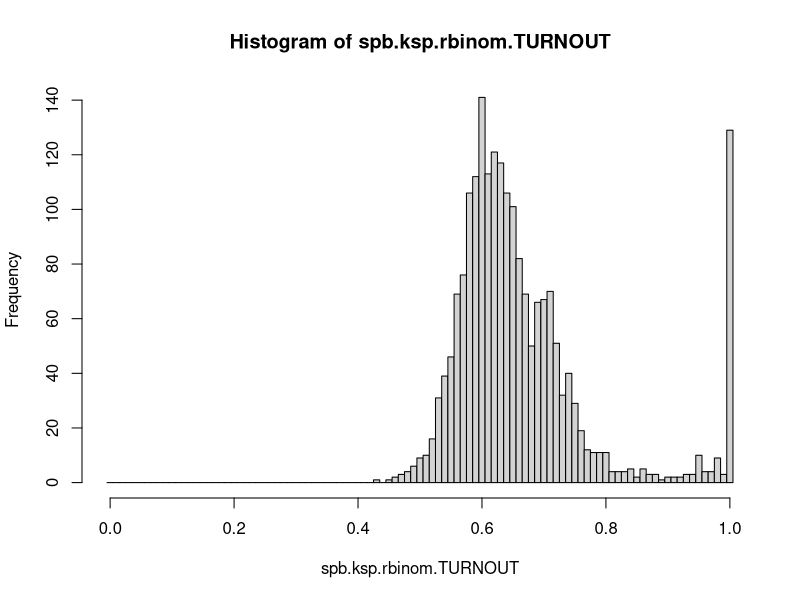
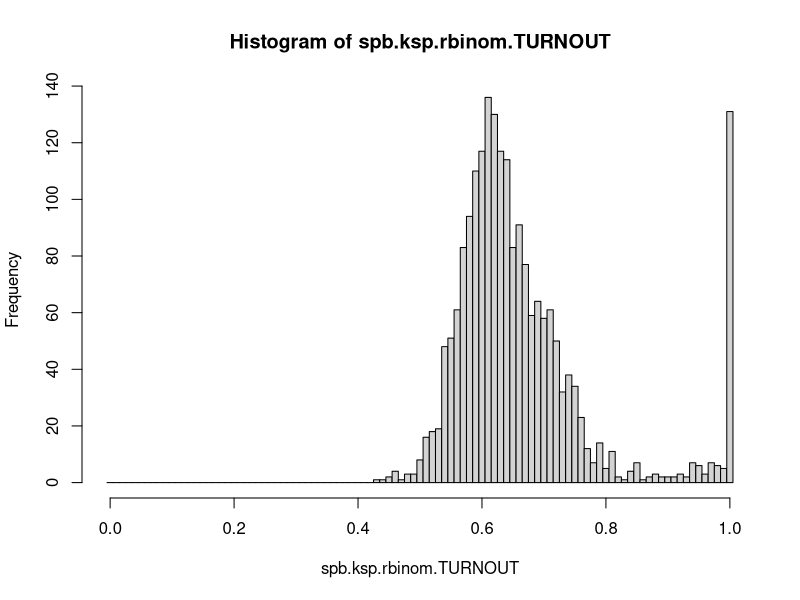
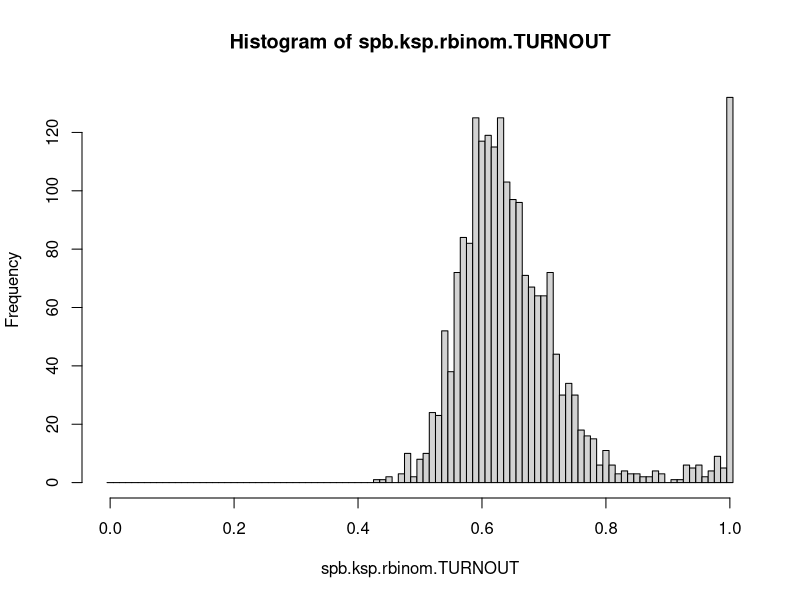
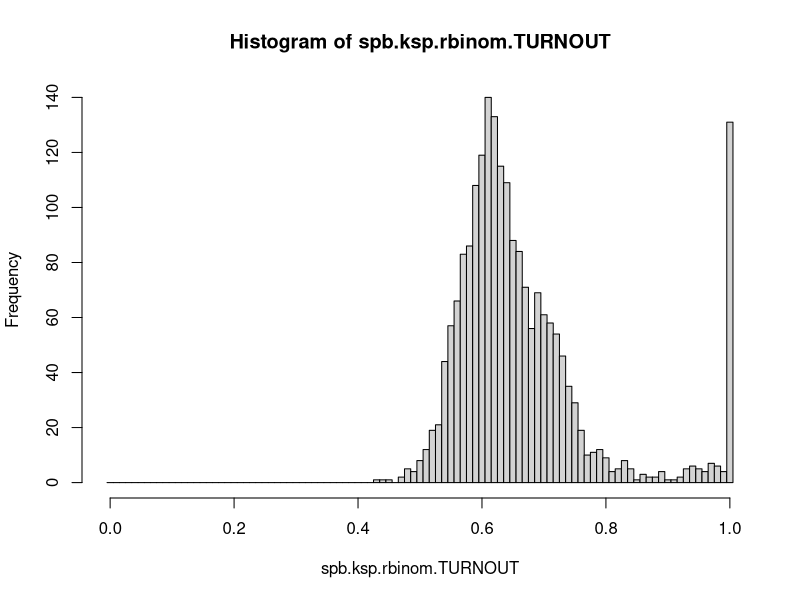
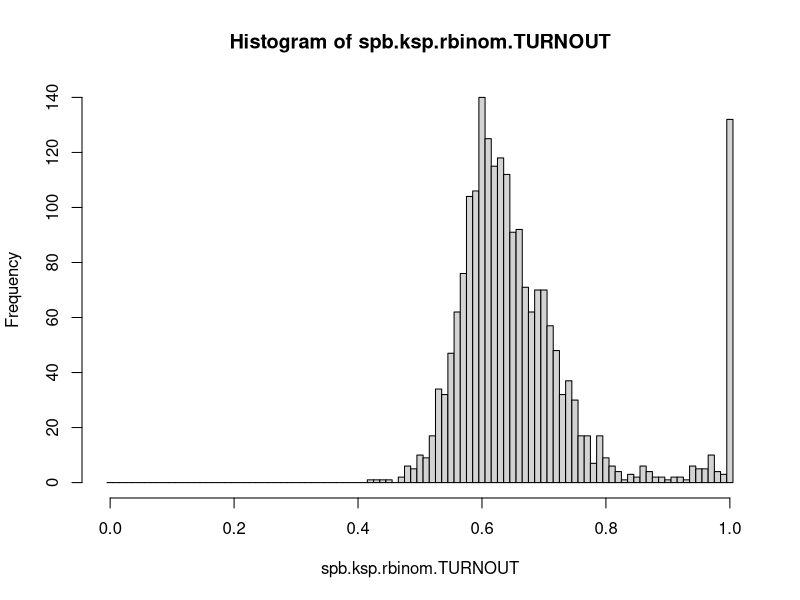
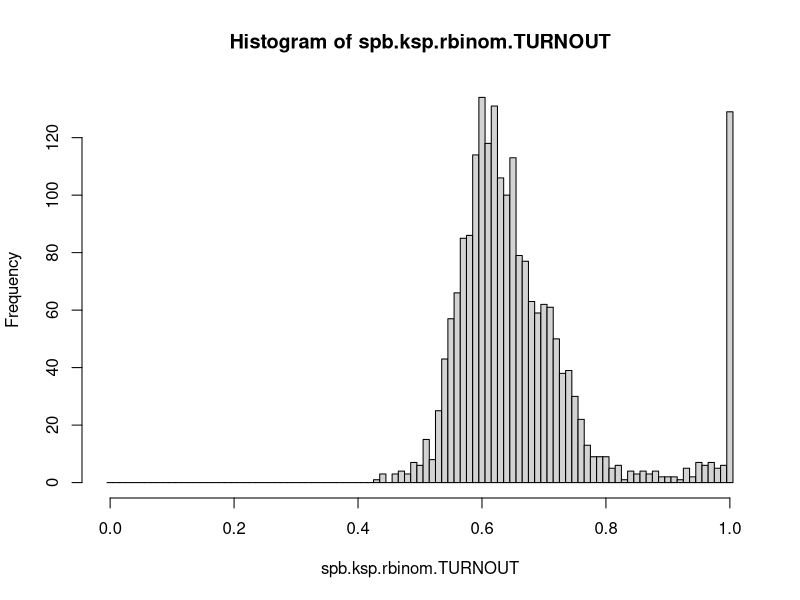
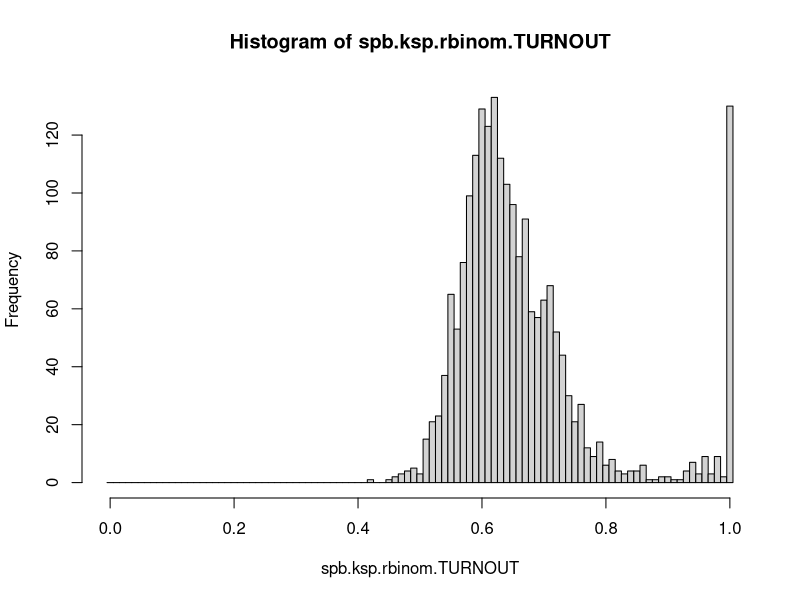
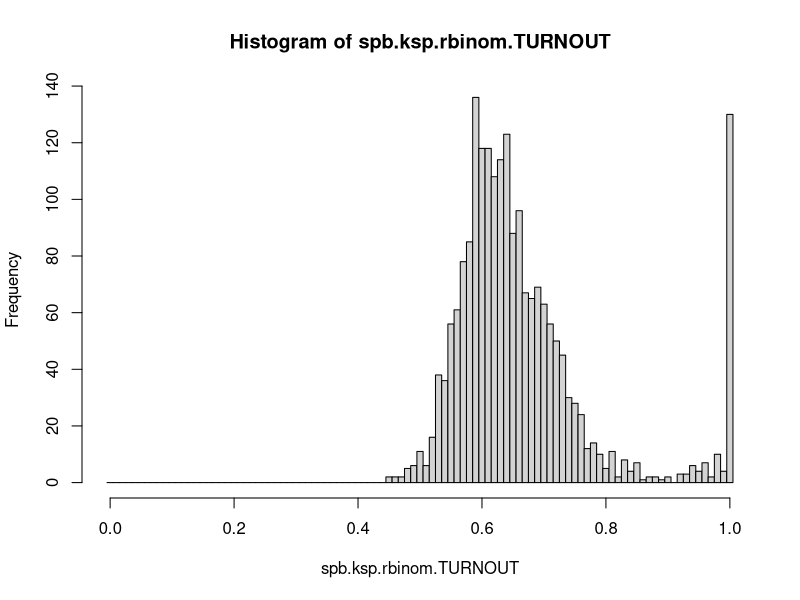

These figures' R source, in order: (Note: a time limit stopped this script after it produced the figures.)
###############################################################################
###############################################################################
# 
# Monte-Carlo simulation for St. Petersburg voters' turnout histogram
# 
###############################################################################
###############################################################################

###############################################################################
# 
# The following script is based on the methods described in 
# Dmitry Kobak, Sergey Shpilkin, and Maxim S. Pshenichnikov "Integer 
# percentages as electoral falsification fingerprints". The Annals of Applied 
# Statistics. Volume 10, Number 1 (2016), 54-73. 
# [https://arxiv.org/abs/1410.6059]
# 
# I am indebted to Sergey Shpilkin for his kind explanations and critical 
# remarks on the early versions of the script. 
# I am grateful to Boris Ovchinnikov for a stimulating discussion.
#
# Alexei Kouprianov, alexei.kouprianov@gmail.com
#
###############################################################################

###############################################################################
# Loading data
###############################################################################

spb.2018 <- read.table("spb.q.20180319.txt", h=TRUE, sep="\t")
spb.2018$VOTED <- spb.2018$BALL.INVALID + spb.2018$BALL.VALID
spb.2018$TURNOUT <- spb.2018$VOTED/spb.2018$VOTERS

###############################################################################
# Declaring objects for the loop
###############################################################################

# MK.repeats <- 100 # For preliminary testing;
# MK.repeats <- 1000 # For preliminary testing;
# DO NOT try the following line on larger datasets. 10,000 iterations on 
# the dataset for the whole Russia (97+K records) and for 0.1% bins 
# may take days to complete.
MK.repeats <- 10000 # Working repeats number;

spb.ksp.rbinom.ls <- NULL # ls of simulated polling stations;
spb.ksp.rbinom.ls <- as.list(spb.ksp.rbinom.ls)

spb.ksp.rbinom.TURNOUT <- NULL # complete vector of simulated turnouts;

spb.ksp.rbinom.TURNOUT.hist.counts.df <- NULL # df for simulated histograms' counts;
spb.ksp.rbinom.TURNOUT.hist.counts.df <- as.data.frame(spb.ksp.rbinom.TURNOUT.hist.counts.df)

j <- NULL
i <- NULL

###############################################################################
# Main simulation loop begins
###############################################################################

for (k in 1:MK.repeats) {

spb.ksp.rbinom.ls <- NULL # ls of simulated polling stations;
spb.ksp.rbinom.ls <- as.list(spb.ksp.rbinom.ls)

spb.ksp.rbinom.TURNOUT <- NULL # complete vector of simulated turnouts;

# Simulating polling stations' turnouts
j <- 1
while(j <= length(spb.2018$VOTERS)){
spb.ksp.rbinom.ls[[j]] <- rbinom(n=1, size=spb.2018$VOTERS[j], prob=spb.2018$TURNOUT[j])
j <- j + 1
}

# Gathering simulated turnouts in a vector
i <- 1
while(i <= length(spb.2018$VOTERS)){
spb.ksp.rbinom.TURNOUT <- c(spb.ksp.rbinom.TURNOUT, spb.ksp.rbinom.ls[[i]]/spb.2018$VOTERS[i])
i <- i + 1
}

# Calculating hist for simulated turnouts, bin 1% (hist plots appear in the graphics console)
spb.ksp.rbinom.TURNOUT.hist <- hist(spb.ksp.rbinom.TURNOUT, breaks=seq(-.005, 1.005, .01))

# Extracting simulated hist counts
spb.ksp.rbinom.TURNOUT.hist.counts.df <- rbind.data.frame(spb.ksp.rbinom.TURNOUT.hist.counts.df, spb.ksp.rbinom.TURNOUT.hist$counts)
}

###############################################################################
# Main simulation loop ends
###############################################################################

# Extracting summary stats for counts from all MK.repeats simulated hists into a data frame

spb.ksp.rbinom.TURNOUT.hist.counts.MEAN <- NULL
spb.ksp.rbinom.TURNOUT.hist.counts.SD <- NULL
spb.ksp.rbinom.TURNOUT.hist.counts.MEDIAN <- NULL
spb.ksp.rbinom.TURNOUT.hist.counts.Q1 <- NULL
spb.ksp.rbinom.TURNOUT.hist.counts.Q3 <- NULL
spb.ksp.rbinom.TURNOUT.hist.counts.IQR <- NULL

for (i in 1:101){
spb.ksp.rbinom.TURNOUT.hist.counts.MEAN <- c(spb.ksp.rbinom.TURNOUT.hist.counts.MEAN, mean(spb.ksp.rbinom.TURNOUT.hist.counts.df[,i]))
spb.ksp.rbinom.TURNOUT.hist.counts.SD <- c(spb.ksp.rbinom.TURNOUT.hist.counts.SD, sd(spb.ksp.rbinom.TURNOUT.hist.counts.df[,i]))
spb.ksp.rbinom.TURNOUT.hist.counts.MEDIAN <- c(spb.ksp.rbinom.TURNOUT.hist.counts.MEDIAN, median(spb.ksp.rbinom.TURNOUT.hist.counts.df[,i]))
spb.ksp.rbinom.TURNOUT.hist.counts.Q1 <- c(spb.ksp.rbinom.TURNOUT.hist.counts.Q1, summary(spb.ksp.rbinom.TURNOUT.hist.counts.df[,i])[2])
spb.ksp.rbinom.TURNOUT.hist.counts.Q3 <- c(spb.ksp.rbinom.TURNOUT.hist.counts.Q3, summary(spb.ksp.rbinom.TURNOUT.hist.counts.df[,i])[5])
spb.ksp.rbinom.TURNOUT.hist.counts.IQR <- c(spb.ksp.rbinom.TURNOUT.hist.counts.IQR, IQR(spb.ksp.rbinom.TURNOUT.hist.counts.df[,i]))
}

spb.hist.ksp.simulated.stats.1pct <- data.frame(
seq(0, 1, .01),
spb.ksp.rbinom.TURNOUT.hist.counts.MEAN,
spb.ksp.rbinom.TURNOUT.hist.counts.SD,
spb.ksp.rbinom.TURNOUT.hist.counts.MEDIAN,
spb.ksp.rbinom.TURNOUT.hist.counts.Q1,
spb.ksp.rbinom.TURNOUT.hist.counts.Q3,
spb.ksp.rbinom.TURNOUT.hist.counts.IQR
)

colnames(spb.hist.ksp.simulated.stats.1pct) <- c("PCT","MEAN","SD","MEDIAN","Q1","Q3","IQR")

# Control plots

png("hist.TURNOUT.spb.MEDIAN-IQR.simul.png", height=750, width=750)
par(cex=1.5, lwd=1.5)
hist(spb.2018$TURNOUT, breaks=seq(-.005, 1.005, .01), 
ylim=c(0,190), col=rgb(0,0,1,.3), border=rgb(0,0,1,.3),
main="Presidential elections in Russia, 2018-03-18\nSt. Petersburg",
xlab="Voters' turnout, 1% bin",
ylab="Frequency")
polygon(c(spb.hist.ksp.simulated.stats.1pct$PCT, spb.hist.ksp.simulated.stats.1pct$PCT[101:1]), 
c(spb.hist.ksp.simulated.stats.1pct$MEDIAN+1.5*spb.hist.ksp.simulated.stats.1pct$IQR, (spb.hist.ksp.simulated.stats.1pct$MEDIAN-1.5*spb.hist.ksp.simulated.stats.1pct$IQR)[101:1]), 
col=rgb(0,0,0,.3), border=rgb(1,0,0,.3))
points(spb.hist.ksp.simulated.stats.1pct$PCT, spb.hist.ksp.simulated.stats.1pct$MEDIAN, type="l", col=2, lwd=3)
legend("topleft", lwd=c(3,1), col=c(2,2), legend=c("MC-simulated median", "MC-simulated median +/- 1.5 IQR"), bty="n")
axis(1, at=seq(0,1,.1), labels=FALSE, lwd=1.5)
axis(2, at=seq(0,190,10), tcl=-.25, labels=FALSE, lwd=1.5)
dev.off()

png("hist.TURNOUT.spb.MEAN-SD.simul.png", height=750, width=750)
par(cex=1.5, lwd=1.5)
hist(spb.2018$TURNOUT, breaks=seq(-.005, 1.005, .01), 
ylim=c(0,190), col=rgb(0,0,1,.3), border=rgb(0,0,1,.3),
main="Presidential elections in Russia, 2018-03-18\nSt. Petersburg",
xlab="Voters' turnout, 1% bin",
ylab="Frequency")
polygon(c(spb.hist.ksp.simulated.stats.1pct$PCT, spb.hist.ksp.simulated.stats.1pct$PCT[101:1]), 
c(spb.hist.ksp.simulated.stats.1pct$MEAN+3*spb.hist.ksp.simulated.stats.1pct$SD, (spb.hist.ksp.simulated.stats.1pct$MEAN-3*spb.hist.ksp.simulated.stats.1pct$SD)[101:1]), 
col=rgb(0,0,0,.3), border=rgb(1,0,0,.3))
points(spb.hist.ksp.simulated.stats.1pct$PCT, spb.hist.ksp.simulated.stats.1pct$MEAN, type="l", col=2, lwd=3)
legend("topleft", lwd=c(3,1), col=c(2,2), legend=c("MC-simulated mean", "MC-simulated mean +/- 3 SD"), bty="n")
axis(1, at=seq(0,1,.1), labels=FALSE, lwd=1.5)
axis(2, at=seq(0,190,10), tcl=-.25, labels=FALSE, lwd=1.5)
dev.off()
